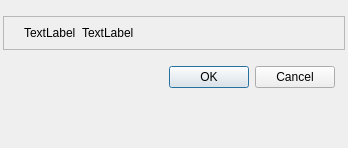
<?xml version="1.0" encoding="UTF-8"?>
<ui version="4.0">
 <class>QCustomMessageBox</class>
 <widget class="QWidget" name="QCustomMessageBox">
  <property name="geometry">
   <rect>
    <x>0</x>
    <y>0</y>
    <width>348</width>
    <height>148</height>
   </rect>
  </property>
  <property name="focusPolicy">
   <enum>Qt::NoFocus</enum>
  </property>
  <property name="windowTitle">
   <string>QCustomMessageBox</string>
  </property>
  <layout class="QVBoxLayout" name="verticalLayout">
   <property name="spacing">
    <number>16</number>
   </property>
   <property name="leftMargin">
    <number>3</number>
   </property>
   <property name="topMargin">
    <number>0</number>
   </property>
   <property name="rightMargin">
    <number>3</number>
   </property>
   <property name="bottomMargin">
    <number>3</number>
   </property>
   <item>
    <widget class="QFrame" name="m_pFrameMessageBoxTitleBar">
     <property name="frameShape">
      <enum>QFrame::StyledPanel</enum>
     </property>
     <property name="frameShadow">
      <enum>QFrame::Raised</enum>
     </property>
    </widget>
   </item>
   <item>
    <widget class="QFrame" name="m_pFrameDisplay">
     <property name="sizePolicy">
      <sizepolicy hsizetype="Preferred" vsizetype="Fixed">
       <horstretch>0</horstretch>
       <verstretch>0</verstretch>
      </sizepolicy>
     </property>
     <property name="frameShape">
      <enum>QFrame::StyledPanel</enum>
     </property>
     <property name="frameShadow">
      <enum>QFrame::Raised</enum>
     </property>
     <property name="lineWidth">
      <number>1</number>
     </property>
     <layout class="QHBoxLayout" name="horizontalLayout_2">
      <property name="spacing">
       <number>6</number>
      </property>
      <property name="leftMargin">
       <number>20</number>
      </property>
      <property name="topMargin">
       <number>6</number>
      </property>
      <property name="rightMargin">
       <number>6</number>
      </property>
      <property name="bottomMargin">
       <number>6</number>
      </property>
      <item>
       <widget class="QLabel" name="m_plbContentIcon">
        <property name="text">
         <string>TextLabel</string>
        </property>
       </widget>
      </item>
      <item>
       <widget class="QLabel" name="m_plbContentText">
        <property name="text">
         <string>TextLabel</string>
        </property>
       </widget>
      </item>
      <item>
       <spacer name="horizontalSpacer_2">
        <property name="orientation">
         <enum>Qt::Horizontal</enum>
        </property>
        <property name="sizeHint" stdset="0">
         <size>
          <width>40</width>
          <height>20</height>
         </size>
        </property>
       </spacer>
      </item>
     </layout>
    </widget>
   </item>
   <item>
    <layout class="QHBoxLayout" name="horizontalLayout">
     <property name="spacing">
      <number>0</number>
     </property>
     <property name="rightMargin">
      <number>10</number>
     </property>
     <property name="bottomMargin">
      <number>6</number>
     </property>
     <item>
      <spacer name="horizontalSpacer">
       <property name="orientation">
        <enum>Qt::Horizontal</enum>
       </property>
       <property name="sizeType">
        <enum>QSizePolicy::Expanding</enum>
       </property>
       <property name="sizeHint" stdset="0">
        <size>
         <width>30</width>
         <height>20</height>
        </size>
       </property>
      </spacer>
     </item>
     <item>
      <widget class="QDialogButtonBox" name="m_pdbbButtonBox">
       <property name="sizePolicy">
        <sizepolicy hsizetype="Preferred" vsizetype="Preferred">
         <horstretch>0</horstretch>
         <verstretch>0</verstretch>
        </sizepolicy>
       </property>
       <property name="minimumSize">
        <size>
         <width>0</width>
         <height>0</height>
        </size>
       </property>
       <property name="focusPolicy">
        <enum>Qt::NoFocus</enum>
       </property>
       <property name="orientation">
        <enum>Qt::Horizontal</enum>
       </property>
       <property name="standardButtons">
        <set>QDialogButtonBox::Cancel|QDialogButtonBox::Ok</set>
       </property>
       <property name="centerButtons">
        <bool>false</bool>
       </property>
      </widget>
     </item>
    </layout>
   </item>
   <item>
    <spacer name="verticalSpacer">
     <property name="orientation">
      <enum>Qt::Vertical</enum>
     </property>
     <property name="sizeHint" stdset="0">
      <size>
       <width>20</width>
       <height>13</height>
      </size>
     </property>
    </spacer>
   </item>
  </layout>
 </widget>
 <layoutdefault spacing="6" margin="11"/>
 <resources/>
 <connections/>
</ui>
